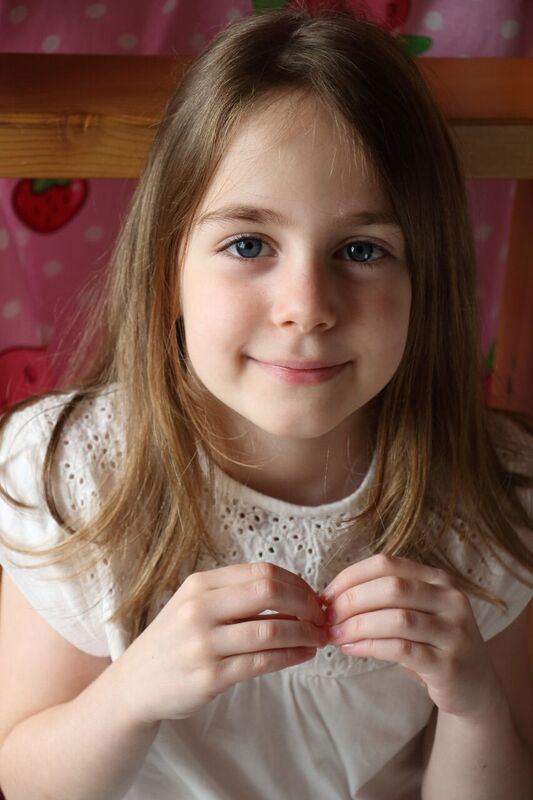
#> input picture ch3/cv2io/test.jpg, 533 x 800 px
$ python negaposi.py
#> lines starting #> are read from the running program, lines starting #| are printed output that depends on the picture
import matplotlib.pyplot as plt
import cv2

# 이미지 읽어 들이기
img = cv2.imread("test.jpg")
#> img is the input picture: shape (800, 533, 3); mean B, G, R 82.6, 95.3, 126
# 네거티브 반전
img = 255 - img
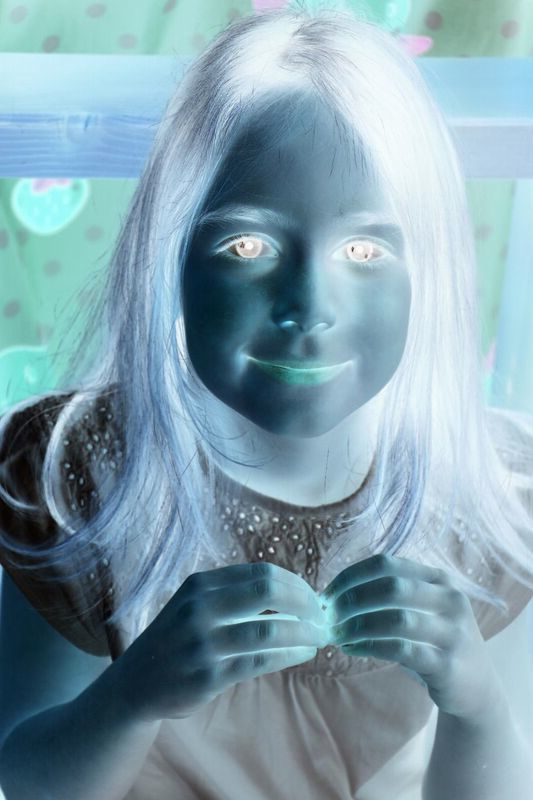
#> img: shape (800, 533, 3); mean B, G, R 172.4, 159.7, 129
# 이미지 출력하기
plt.imshow(cv2.cvtColor(img, cv2.COLOR_BGR2RGB))
plt.show()
